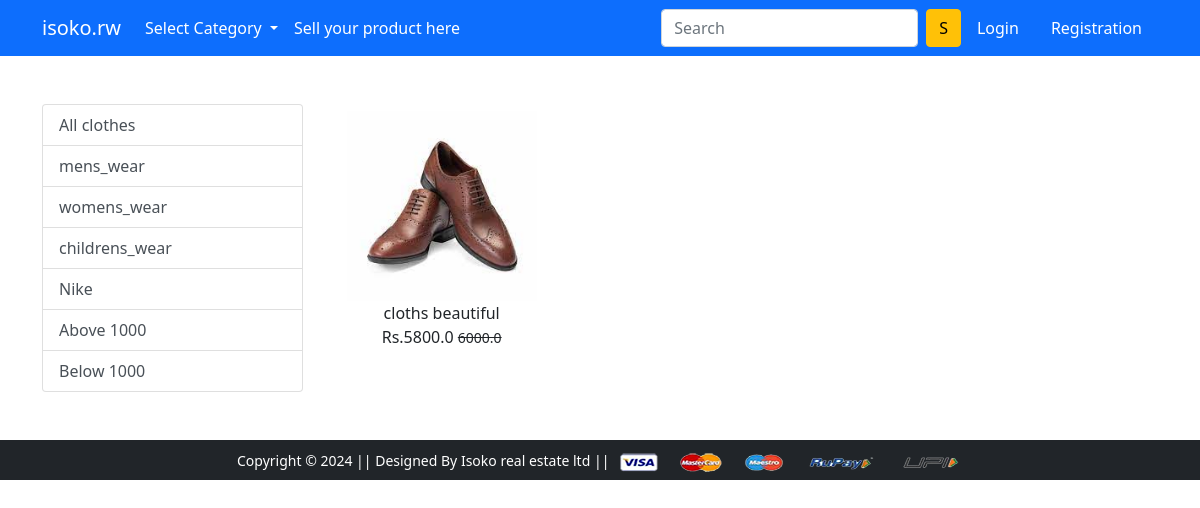
The app's page /clothe/ with its own data.
### app/models.py (models this page shows, shortened)
class Product(models.Model):
    title = models.CharField(max_length=100)
    selling_price = models.FloatField()
    discounted_price = models.FloatField()
    description = models.TextField()
    category = models.CharField(choices=CATEGORY_CHOICES,max_length=2)
    brand = models.CharField( max_length=50)
    product_image = models.ImageField(upload_to='productimg')

### app/views.py (the view)
# urls.py: path('clothe/', views.clothe, name='clothe'),
def clothe(request, data=None):
    if request.user.is_authenticated:
        cartcount = cart_count(request)  # This function should be implemented to track the cart count
    else:
        cartcount = ''
    if data is None:
        clothes = Product.objects.filter(category='CL')  # 'CL' stands for Clothes
    elif data in ('mens_wear', 'womens_wear', 'childrens_wear','Nike'):
        clothes = Product.objects.filter(category='CL', brand = data)
    elif data == 'below_1000':
        clothes = Product.objects.filter(category='CL', discounted_price__lt=1000)
    elif data == 'above_1000':
        clothes = Product.objects.filter(category='CL', discounted_price__gt=1000)
    return render(request, 'app/clothe.html', {'clothes': clothes, 'cartcount': cartcount})

### app/templates/app/clothe.html (shortened to what this page needs)
{% extends 'app/base.html' %}
{% load static %}
{% block external_css %}
<link rel="stylesheet" href="{% static "app/css/laptop.css" %}">
{% endblock external_css %}
{% block main-content %}
<div class="container my-5">
 <div class="row">
  <div class="col-sm-3">
    <div class="list-group">
     <a href="{% url 'clothe' %}" class="list-group-item list-group-item-action" aria-current='true'>All clothes</a>
    <a href="{% url 'clothedata' 'mens_wear' %}" class="list-group-item list-group-item-action">mens_wear</a>
    <a href="{% url 'clothedata' 'womens_wear' %}" class="list-group-item list-group-item-action">womens_wear</a>
    <a href="{% url 'clothedata' 'childrens_wear' %}" class="list-group-item list-group-item-action">childrens_wear</a>
    <a href="{% url 'clothedata' 'Nike' %}" class="list-group-item list-group-item-action">Nike</a>
    <a href="{% url 'clothedata' 'above_1000' %}" class="list-group-item list-group-item-action ">Above 1000</a>
    <a href="{% url 'clothedata' 'below_1000' %}" class="list-group-item list-group-item-action ">Below 1000</a>
        </div>
        </div>
        <div class="col-sm-8">
            <div class="row">
                {% for product in clothes %}
                <div class="col-sm-4 text-center mb-4">
                    <a href="{% url 'product-detail' product.id %}" class="btn">
                <div class="item">
                    <img src="{{product.product_image.url}}" width=200px height=230px alt="" class="img-fluid img-size">
                    <div class="fm-bold">{{product.title}}</div>
                    <div class="fm-bold">Rs.{{product.discounted_price}}
                    <small class="fw-light text-decoration-line-through">
                        {{product.selling_price}}
                    </small>
                    </div>
                </div>
            </a>
                </div>
                {% endfor %}
            </div>
        </div>
    </div>
</div>
{% endblock main-content %}

### app/static/app/css/laptop.css (style rules this page uses)
.img-size { width: 200px; height: 190px; object-fit: contain; }

### records on screen
Product: product_image (picture), title "cloths beautiful", discounted_price "5800.0", selling_price "6000.0"
